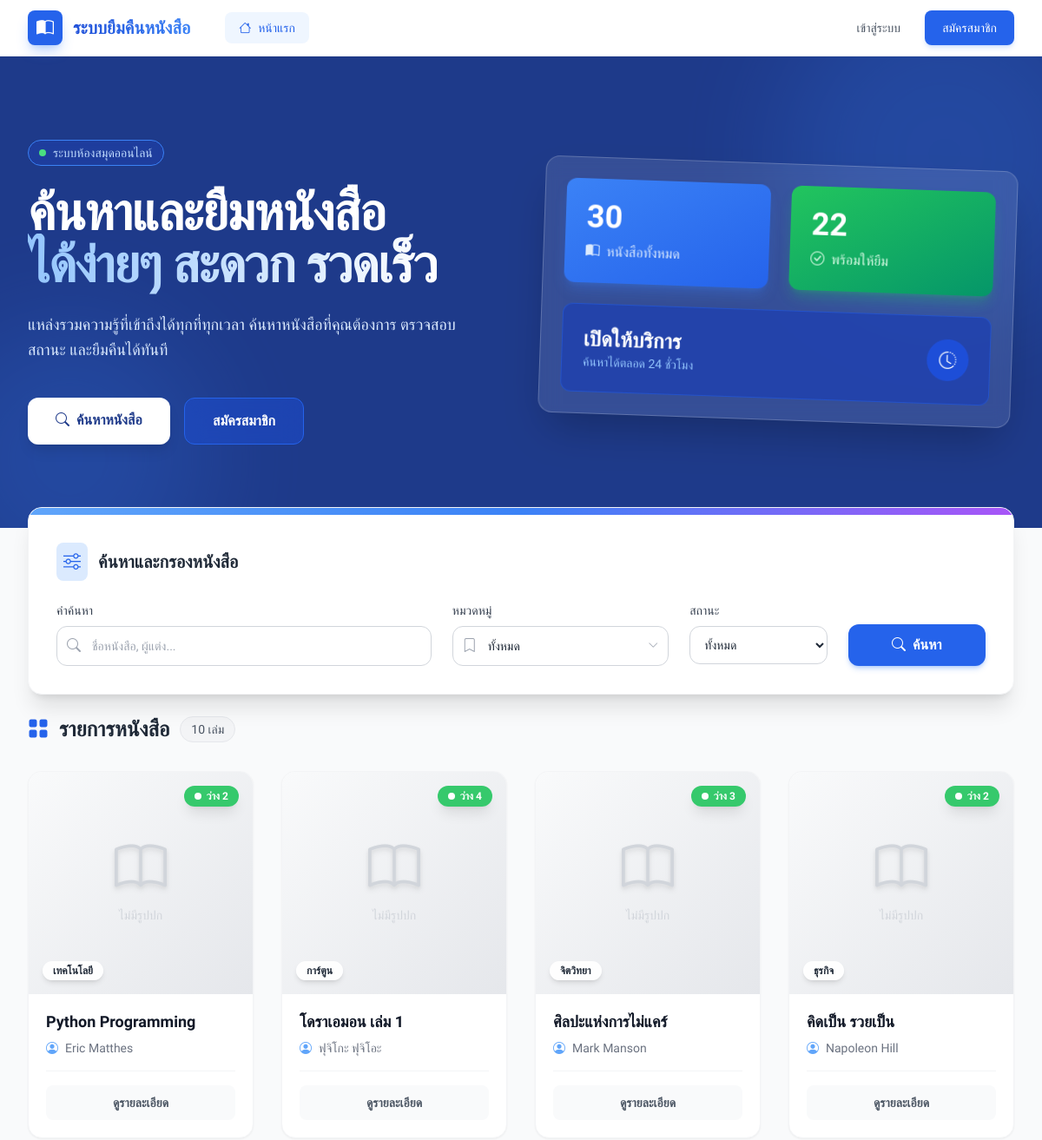
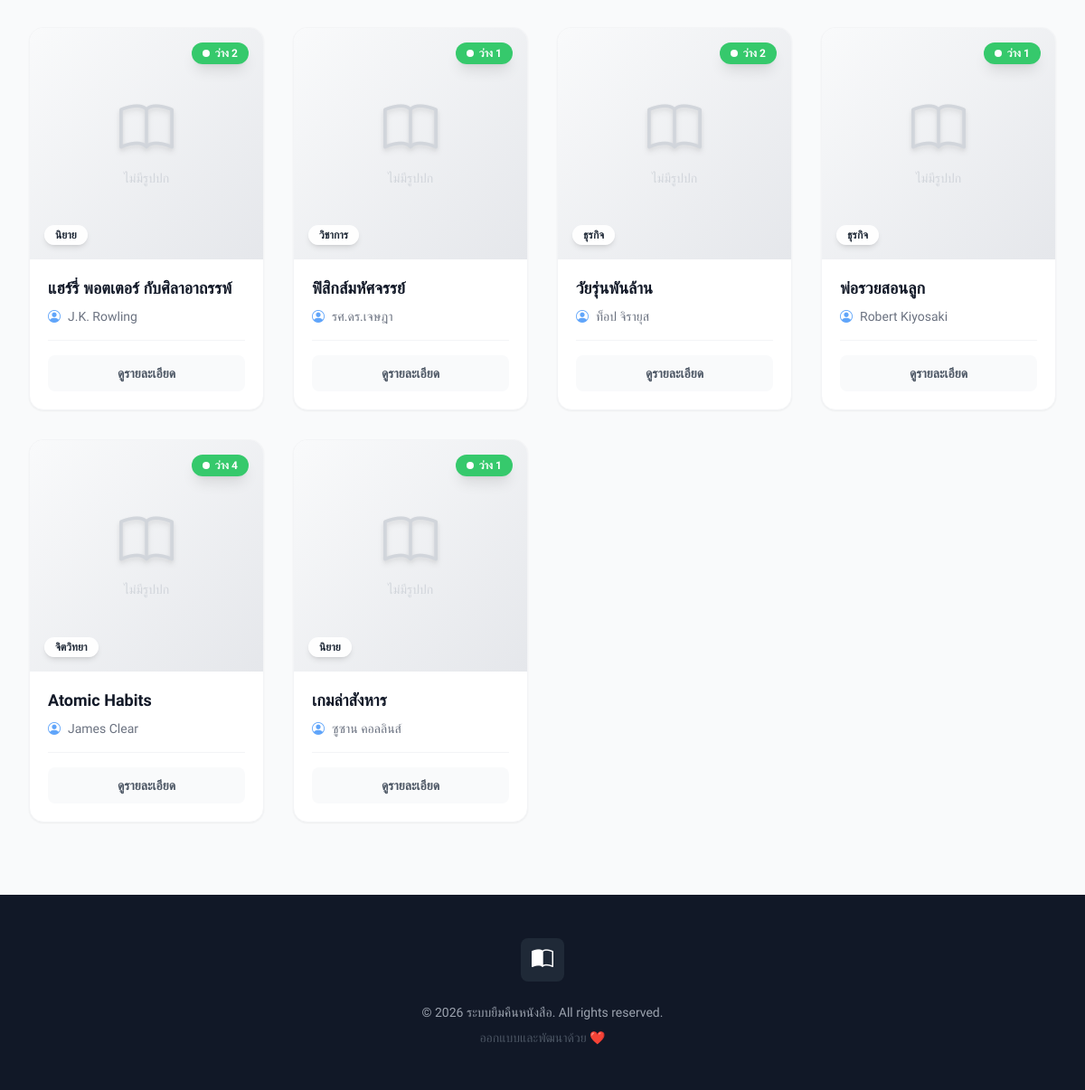
The page / on the database its author committed (2 pictures, top to bottom).
### tables this page shows
CREATE TABLE IF NOT EXISTS `books` (
    `id` INT AUTO_INCREMENT PRIMARY KEY,
    `title` VARCHAR(200) NOT NULL COMMENT 'ชื่อหนังสือ',
    `author` VARCHAR(100) NOT NULL COMMENT 'ผู้แต่ง',
    `isbn` VARCHAR(20) DEFAULT NULL COMMENT 'รหัส ISBN',
     
     
     
    `search_tokens` TEXT DEFAULT NULL COMMENT 'trigram สำหรับ FULLTEXT (สร้างโดย buildSearchTokens())',
    `category_id` INT DEFAULT NULL COMMENT 'หมวดหมู่',
    `description` TEXT DEFAULT NULL COMMENT 'รายละเอียด',
    `cover_image` VARCHAR(255) DEFAULT NULL COMMENT 'ชื่อไฟล์รูปปก',
    `quantity` INT NOT NULL DEFAULT 1 COMMENT 'จำนวนทั้งหมด',
    `available` INT NOT NULL DEFAULT 1 COMMENT 'จำนวนที่ว่าง',
    `is_visible` TINYINT(1) NOT NULL DEFAULT 1 COMMENT 'แสดงให้สาธารณะเห็น',
    `created_at` DATETIME DEFAULT CURRENT_TIMESTAMP,
    `updated_at` DATETIME DEFAULT CURRENT_TIMESTAMP ON UPDATE CURRENT_TIMESTAMP,
    INDEX `idx_available` (`available`),
    INDEX `idx_category` (`category_id`),
    UNIQUE INDEX `uq_isbn` (`isbn`),
     
     
    FULLTEXT KEY `ft_books_search` (`search_tokens`),
    FOREIGN KEY (`category_id`) REFERENCES `categories`(`id`) ON DELETE SET NULL ON UPDATE CASCADE,
    CONSTRAINT `chk_books_available_non_negative` CHECK (`available` >= 0),
    CONSTRAINT `chk_books_quantity_gte_available` CHECK (`quantity` >= `available`)
);

CREATE TABLE IF NOT EXISTS `categories` (
    `id` INT AUTO_INCREMENT PRIMARY KEY,
    `name` VARCHAR(100) NOT NULL UNIQUE COMMENT 'ชื่อหมวดหมู่',
    `created_at` DATETIME DEFAULT CURRENT_TIMESTAMP,
    `updated_at` DATETIME DEFAULT CURRENT_TIMESTAMP ON UPDATE CURRENT_TIMESTAMP
);

### bootstrap.php (called while the page is built, shortened)
<?php
require_once BASE_PATH . '/includes/functions.php';
spl_autoload_register(function (string $class) {
    $map = [
        'App\\Services\\' => BASE_PATH . '/app/Services/',
        'App\\Repositories\\' => BASE_PATH . '/app/Repositories/',
        'App\\Helpers\\' => BASE_PATH . '/app/Helpers/',
    ];
    foreach ($map as $prefix => $dir) {
        if (str_starts_with($class, $prefix)) {
            $relativeClass = substr($class, strlen($prefix));
            $file = $dir . str_replace('\\', '/', $relativeClass) . '.php';
            if (file_exists($file)) {
                return true;
            }
        }
    }
    return false;
});

### app/Services/HomeService.php (called while the page is built, shortened)
<?php
require_once __DIR__ . '/../Repositories/BookRepository.php';
require_once __DIR__ . '/../Repositories/CategoryRepository.php';
require_once __DIR__ . '/../Repositories/ReservationRepository.php';
class HomeService
{
    private PDO $pdo;
    private BookRepository $bookRepo;
    private CategoryRepository $categoryRepo;
    private UserRepository $userRepo;
    private ReservationRepository $reservationRepo;
    public function __construct(PDO $pdo)
    {
        $this->pdo = $pdo;
        $this->bookRepo = new BookRepository($pdo);
        $this->categoryRepo = new CategoryRepository($pdo);
        $this->userRepo = new UserRepository($pdo);
        $this->reservationRepo = new ReservationRepository($pdo);
    }
    public function getBooks(array $filters = []): array
    {
        $this->reservationRepo->markExpiredReservations();
        $bookFilters = [];
        $bookFilters['visible_only'] = true;
        $total      = $this->bookRepo->countAll($bookFilters);
        $perPage    = max(1, (int) ($filters['per_page'] ?? BOOKS_PER_PAGE));
        $pagination = paginate($total, $filters['page'] ?? 1, $perPage);
        $bookFilters['limit']  = $pagination['per_page'];
        $bookFilters['offset'] = $pagination['offset'];
        return [
            'books' => $this->bookRepo->findAll($bookFilters),
            'categories' => $this->categoryRepo->findAll(),
            'pagination' => $pagination
        ];
    }
    public function getStats(): array
    {
        $this->reservationRepo->markExpiredReservations();
        $pdo = $this->pdo;
        $row = $pdo->query("
            SELECT
                COALESCE(SUM(quantity), 0) as total,
                COALESCE(SUM(available), 0) as available
            FROM books
            WHERE is_visible = 1
        ")->fetch();
        return [
            'total_books' => (int) $row['total'],
            'available_books' => (int) $row['available'],
            'total_members' => $this->userRepo->countMembers()
        ];
    }
}

### app/Repositories/ReservationRepository.php (called while the page is built, shortened)
<?php
class ReservationRepository
{
    private PDO $pdo;
    private bool $expiredMarked = false;
    public function __construct(PDO $pdo)
    {
        $this->pdo = $pdo;
    }
    public function markExpiredReservations(): int
    {
        if ($this->expiredMarked) {
            return 0;
        }
        $this->expiredMarked = true;
        $expiredStmt = $this->pdo->prepare("
            SELECT id, book_id FROM reservations
            WHERE status = 'pending' AND expires_at < NOW()
        ");
        $expiredStmt->execute();
        $expiredList = $expiredStmt->fetchAll();
        if (empty($expiredList)) {
            return 0;
        }
        $this->pdo->beginTransaction();
    }
}

### app/Repositories/BookRepository.php (called while the page is built, shortened)
<?php
class BookRepository
{
    private PDO $pdo;
    public function __construct(PDO $pdo)
    {
        $this->pdo = $pdo;
    }
    public function findAll(array $filters = []): array
    {
        [$whereSQL, $params, $orderBy] = $this->buildListQuery($filters);
        $limitSQL = '';
        if (isset($filters['limit'])) {
            $limitSQL = 'LIMIT ? OFFSET ?';
            $params[] = max(1, (int) $filters['limit']);
            $params[] = max(0, (int) ($filters['offset'] ?? 0));
        }
        $stmt = $this->pdo->prepare("
            SELECT b.*, c.name as category_name,
                   (SELECT COUNT(*) FROM borrows br WHERE br.book_id = b.id) as total_borrows,
                   (SELECT COUNT(*) FROM borrows br WHERE br.book_id = b.id AND br.status = 'borrowing') as active_borrows,
                   (SELECT COUNT(*) FROM reservations r WHERE r.book_id = b.id AND r.status = 'pending') as pending_reservations
            FROM books b
            LEFT JOIN categories c ON b.category_id = c.id
            {$whereSQL}
            ORDER BY {$orderBy}, b.id DESC
            {$limitSQL}
        ");
        $stmt->execute($params);
        return $stmt->fetchAll();
    }
    public function countAll(array $filters = []): int
    {
        [$whereSQL, $params] = $this->buildListQuery($filters);
        $stmt = $this->pdo->prepare("
            SELECT COUNT(*)
            FROM books b
            LEFT JOIN categories c ON b.category_id = c.id
            {$whereSQL}
        ");
        $stmt->execute($params);
        return (int) $stmt->fetchColumn();
    }
    private function buildListQuery(array $filters): array
    {
        $where = [];
        $params = [];
        if (isset($filters['visible_only']) && $filters['visible_only']) {
            $where[] = "b.is_visible = 1";
        }
        $whereSQL = !empty($where) ? 'WHERE ' . implode(' AND ', $where) : '';
        $orderBy = match ($filters['sort'] ?? 'newest') {
            'oldest' => 'b.created_at ASC',
            'az'     => 'b.title ASC',
            default  => 'b.created_at DESC',
        };
        return [$whereSQL, $params, $orderBy];
    }
}

### includes/functions.php (called while the page is built, shortened)
<?php
function paginate($total, $page, int $perPage): array
{
    $total   = max(0, (int) $total);
    $perPage = max(1, $perPage);
    $totalPages = max(1, (int) ceil($total / $perPage));
    $page   = max(1, min($totalPages, (int) $page));
    $offset = ($page - 1) * $perPage;
    $from = $total === 0 ? 0 : $offset + 1;
    $to   = min($total, $offset + $perPage);
    return [
        'page'        => $page,
        'per_page'    => $perPage,
        'total'       => $total,
        'total_pages' => $totalPages,
        'offset'      => $offset,
        'from'        => $from,
        'to'          => $to,
        'pages'       => paginationPageNumbers($page, $totalPages),
    ];
}
function paginationPageNumbers(int $current, int $totalPages, int $around = 1): array
{
    if ($totalPages <= 7) {
        return range(1, $totalPages);
    }
    $out  = [];
    return $out;
}

### app/Repositories/CategoryRepository.php (called while the page is built, shortened)
<?php
class CategoryRepository
{
    public function __construct(PDO $pdo)
    {
        $this->pdo = $pdo;
    }
}

### includes/book_grid.php (the view, shortened to what this page needs)
<?php if (empty($books)): ?>
    <div class="bg-white rounded-2xl shadow-sm border border-gray-200 p-16 text-center animate-fade-in-down">
        <div class="w-24 h-24 bg-gray-100 rounded-full flex items-center justify-center mx-auto mb-6 text-gray-400">
            <i class="bi bi-search" style="font-size: 3rem;"></i>
        </div>
        <h4 class="text-2xl font-bold text-gray-800 mb-2">ไม่พบหนังสือที่ค้นหา</h4>
        <p class="text-gray-500">ลองค้นหาด้วยคำอื่น หรือปรับเปลี่ยนตัวกรองของคุณใหม่</p>
    </div>
<?php else: ?>
    <div class="grid grid-cols-1 md:grid-cols-2 lg:grid-cols-4 gap-8">
        <?php foreach ($books as $index => $book): ?>
            <div class="group bg-white rounded-2xl shadow-sm hover:shadow-xl hover:-translate-y-2 transition-all duration-300 border border-gray-100 overflow-hidden flex flex-col h-full animate-fade-in-up" style="animation-delay: <?= $index * 50 ?>ms">
                <div class="relative h-64 overflow-hidden bg-gray-100">
                    <?php if (!empty($book['cover_image'])): ?>
                        <img src="<?= APP_URL ?>/uploads/covers/<?= e($book['cover_image']) ?>"
                            class="w-full h-full object-cover transform group-hover:scale-110 transition-transform duration-500"
                            alt="<?= e($book['title']) ?>">
                    <?php else: ?>
                        <div class="flex flex-col items-center justify-center h-full text-gray-300 bg-gradient-to-br from-gray-50 to-gray-200">
                            <i class="bi bi-book text-6xl mb-3 drop-shadow-md"></i>
                            <span class="text-sm font-medium">ไม่มีรูปปก</span>
                        </div>
                    <?php endif; ?>
                    <div class="absolute top-4 right-4">
                        <?php if ($book['available'] > 0): ?>
                            <span class="px-3 py-1 bg-green-500/90 backdrop-blur-sm text-white text-xs font-bold rounded-full shadow-lg flex items-center">
                                <span class="w-2 h-2 bg-white rounded-full mr-1.5 animate-pulse"></span>
                                ว่าง <?= $book['available'] ?>
                            </span>
                        <?php else: ?>
                            <span class="px-3 py-1 bg-red-500/90 backdrop-blur-sm text-white text-xs font-bold rounded-full shadow-lg">
                                หมด
                            </span>
                        <?php endif; ?>
                    </div>
                    <div class="absolute bottom-4 left-4">
                        <span class="px-3 py-1 bg-white/90 backdrop-blur-md text-gray-800 text-xs font-bold rounded-full shadow-md">
                            <?= e($book['category_name'] ?? 'ไม่ระบุ') ?>
                        </span>
                    </div>
                </div>
                <div class="p-5 flex-1 flex flex-col">
                    <h5 class="text-lg font-bold text-gray-900 mb-2 line-clamp-2 leading-snug group-hover:text-primary-600 transition-colors" title="<?= e($book['title']) ?>">
                        <?= e($book['title']) ?>
                    </h5>
                    <p class="text-sm text-gray-500 mb-4 flex items-center">
                        <i class="bi bi-person-circle mr-2 text-primary-400"></i>
                        <?= e($book['author']) ?>
                    </p>
                    <div class="mt-auto pt-4 border-t border-gray-100">
                        <a href="book.php?id=<?= $book['id'] ?>" class="block w-full py-2.5 rounded-lg bg-gray-50 text-gray-600 text-center text-sm font-semibold hover:bg-primary-600 hover:text-white transition-colors">
                            ดูรายละเอียด
                        </a>
                    </div>
                </div>
            </div>
        <?php endforeach; ?>
    </div>
<?php endif; ?>

### rows shown on the page
books: shows "ไม่มีรูปปก", available "2", category.name "เทคโนโลยี", title "Python Programming", author "Eric Matthes"
books: shows "ไม่มีรูปปก", available "4", category.name "การ์ตูน", title "โดราเอมอน เล่ม 1", author "ฟุจิโกะ ฟุจิโอะ"
books: shows "ไม่มีรูปปก", available "3", category.name "จิตวิทยา", title "ศิลปะแห่งการไม่แคร์", author "Mark Manson"
books: shows "ไม่มีรูปปก", available "2", category.name "ธุรกิจ", title "คิดเป็น รวยเป็น", author "Napoleon Hill"
books: shows "ไม่มีรูปปก", available "2", category.name "นิยาย", title "แฮร์รี่ พอตเตอร์ กับศิลาอาถรรพ์", author "J.K. Rowling"
books: shows "ไม่มีรูปปก", available "1", category.name "วิชาการ", title "ฟิสิกส์มหัศจรรย์", author "รศ.ดร.เจษฎา"
books: shows "ไม่มีรูปปก", available "2", category.name "ธุรกิจ", title "วัยรุ่นพันล้าน", author "ท็อป จิรายุส"
books: shows "ไม่มีรูปปก", available "1", category.name "ธุรกิจ", title "พ่อรวยสอนลูก", author "Robert Kiyosaki"
books: shows "ไม่มีรูปปก", available "4", category.name "จิตวิทยา", title "Atomic Habits", author "James Clear"
books: shows "ไม่มีรูปปก", available "1", category.name "นิยาย", title "เกมล่าสังหาร", author "ซูซาน คอลลินส์"

### other values the page prints
$totalBooks "30"
$availableBooks "22"
$pagination['total'] "10"
APP_NAME "ระบบยืมคืนหนังสือ"
